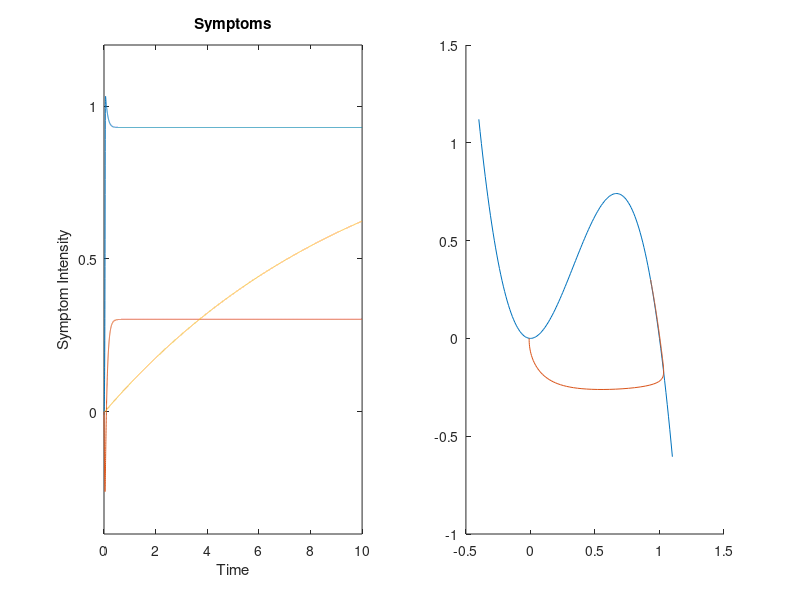

Recreate this plot in MATLAB.
%{
t=0:0.0001:10;
tau1=0.02;
tau2=0.1;
k1=-5;
k2=5;
k3=0;
l=1.4;
m=0.05;
r=0.1;
x0=[-0.1;0];
plot_lim=[-0.4:0.01:1.1];
%}

dt=0.001;
t=0:dt:10;
tau1=0.02;
tau2=0.1;
k1=-5;
k2=5;
k3=0;
l=1.4;
m=0.9;
r=1*ones(size(t,2),1);
origin=[-0.01;0;0];
plot_lim=-0.4:0.01:1.1;

qpn=zeros(3, size(t,2));
qpn(:,1)=origin;

for i=2:size(t,2)
    qpn(1,i)=qpn(1,i-1)+(k1*qpn(1,i-1)^3+k2*qpn(1,i-1)^2+k3*qpn(1,i-1)-qpn(2,i-1))/tau1*dt;
    qpn(2,i)=qpn(2,i-1)+(l*qpn(1,i-1)-r(i-1)-qpn(2,i-1))/tau2*dt;
    qpn(3,i)=1-(1-qpn(3,i-1))*m^(qpn(1,i-1)*dt);
end

nullcline=k1*plot_lim.^3+k2*plot_lim.^2+k3*plot_lim;

figure
subplot(1,2,1)
plot(t, qpn)
title('Symptoms')
xlabel('Time')
ylabel('Symptom Intensity')
ylim([-0.4 1.2])


subplot(1,2,2)
hold on
plot(plot_lim,nullcline)
plot(qpn(1,:),qpn(2,:))
hold off